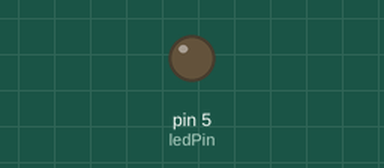
Simulated run of this sketch. Board: Arduino Uno, built with avr-gcc and run on an emulated ATmega328P. Shown: output pins drawn as LEDs (lit = HIGH).

Above: at 0.15 s.
Timing chart, 0 to 1.6 s (numbered marks = the images above):
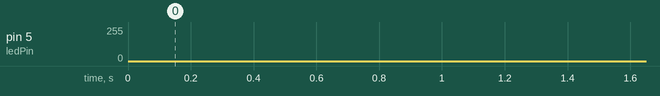

The sketch:

led_fade.ino
```cpp
// LED
int ledPin = 5;

void setup() {

  // Set as output
  pinMode(ledPin, OUTPUT);

}

void loop() {

  // Fade LED
  for (int i = 0; i < 255; i++) {
    analogWrite(ledPin, i);
    delay(5);
  }

  for (int i = 255; i > 0; i--) {
    analogWrite(ledPin, i);
    delay(5);
  }

}
```
